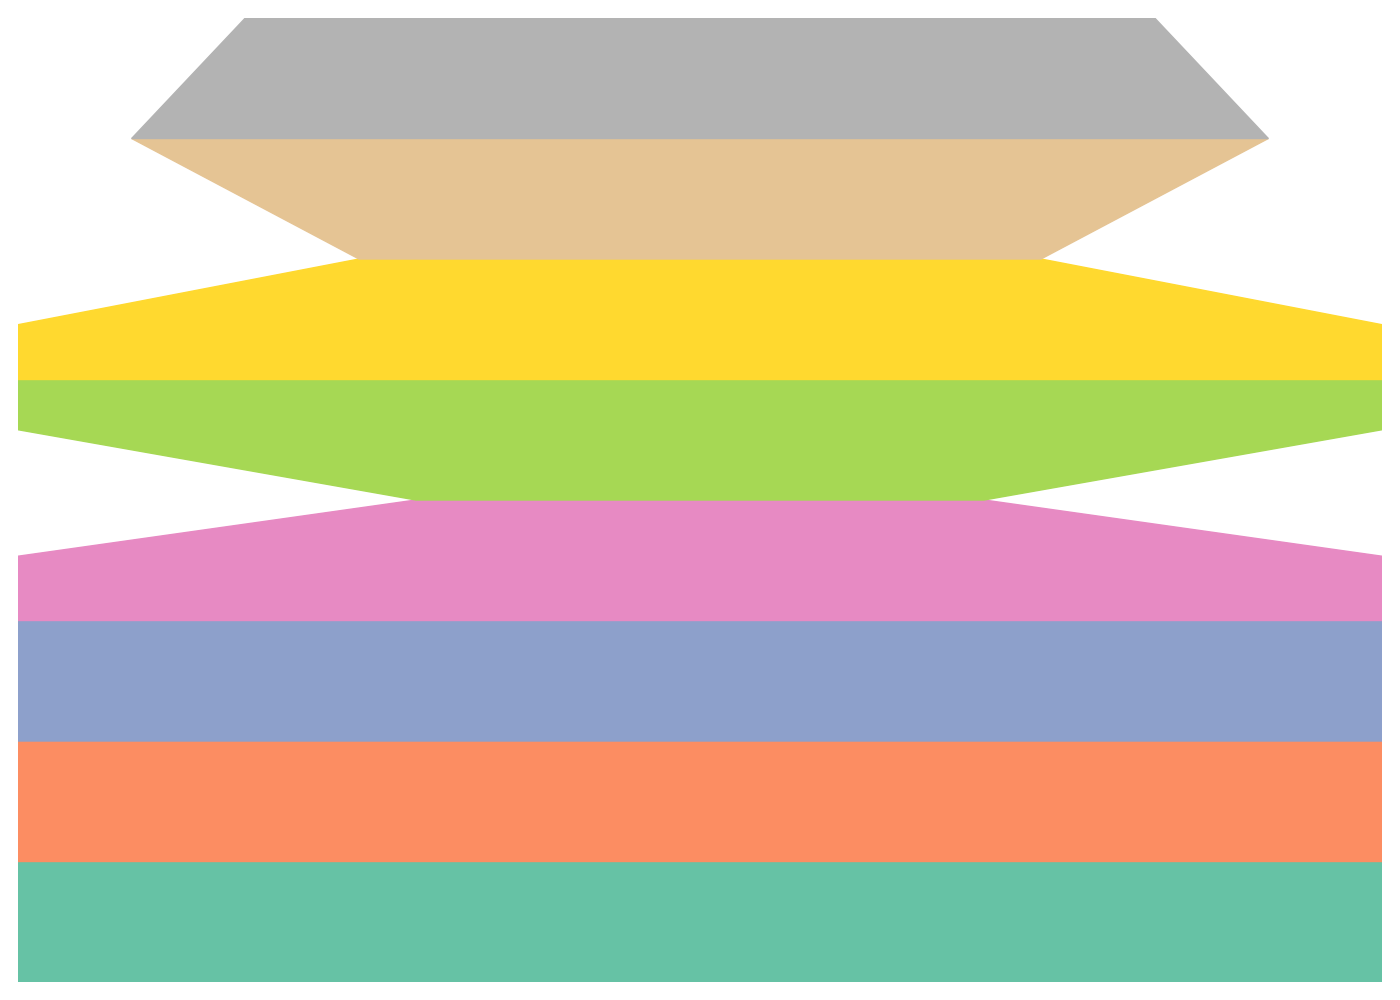

Python code for this plot:
import matplotlib.pyplot as plt
import matplotlib.patches as patches
import numpy as np

# Altered number of students at each stage
student_counts = np.array([600, 700, 1000, 250, 850, 300, 500, 400])

# Normalize widths for funnel-like appearance
widths = student_counts / student_counts[0]

# Define colors for each step
colors = ['#66c2a5', '#fc8d62', '#8da0cb', '#e78ac3', '#a6d854', '#ffd92f', '#e5c494', '#b3b3b3']

# Create figure and axis
fig, ax = plt.subplots(figsize=(14, 10))

# Add trapezoids for each stage of the funnel
for i in range(len(student_counts)):
    top_width = widths[i-1] if i > 0 else 1.0
    bottom_width = widths[i]
    
    trapezoid = patches.Polygon(
        [
            [(1 - top_width) / 2, i], [(1 + top_width) / 2, i], 
            [(1 + bottom_width) / 2, i + 1], [(1 - bottom_width) / 2, i + 1]
        ], closed=True, color=colors[i], edgecolor='black'
    )
    ax.add_patch(trapezoid)

ax.set_xlim(0, 1)
ax.set_ylim(0, len(student_counts))
ax.axis('off')

plt.tight_layout()
plt.show()
